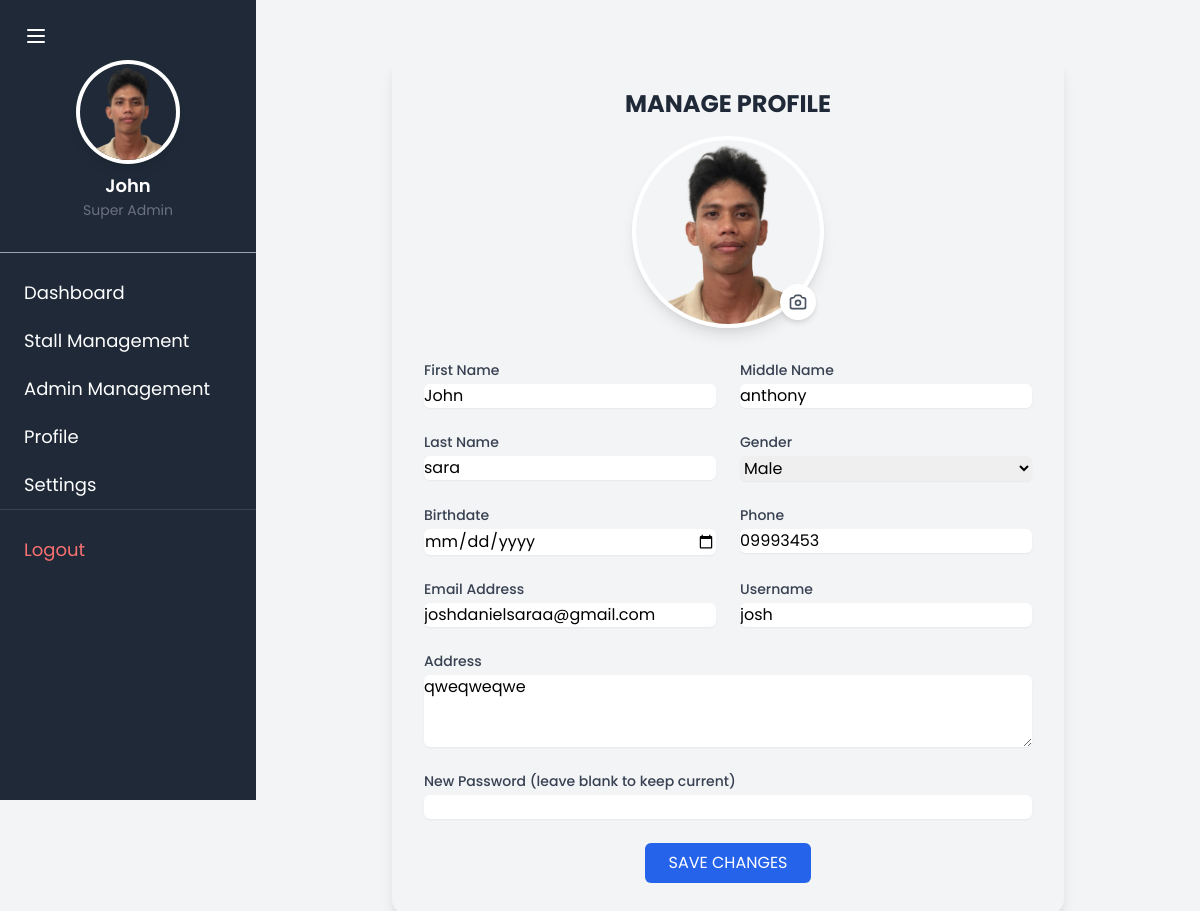
Page /super-admin/profile/ (signed in) on the committed database.
### TriadApp/models.py (models this page shows)
class CustomUser(AbstractUser):
    middle_name = models.CharField(max_length=50, blank=True, null=True)
    gender = models.CharField(max_length=10, blank=True, null=True)
    birthdate = models.DateField(null=True, blank=True)
    phone = models.CharField(max_length=15, blank=True, null=True)
    address = models.TextField(blank=True, null=True)
    profile_image = models.ImageField(upload_to='profile_images/', blank=True, null=True)
    groups = models.ManyToManyField(
        'auth.Group',
        related_name='custom_user_set',
        blank=True,
        help_text='The groups this user belongs to. A user will get all permissions granted to each of their groups.',
        verbose_name='groups',
    )
    user_permissions = models.ManyToManyField(
        'auth.Permission',
        related_name='custom_user_set',
        blank=True,
        help_text='Specific permissions for this user.',
        verbose_name='user permissions',
    )
    class Meta:
        db_table = 'custom_user'

### TriadApp/suoer_admin.py (the view)
# urls.py: path('super-admin/profile/', suoer_admin.super_admin_profile, name='super_admin_profile'),
@superuser_required
def super_admin_profile(request):
    return render(request, 'TriadApp/superadmin/super_admin_profile.html', {
        'user': request.user,
        'super_admin': request.user
    })

### TriadApp/templates/TriadApp/superadmin/super_admin_profile.html (shortened to what this page needs)
{% extends 'TriadApp/superadmin/super_admin.html' %}
{% block content %}
<div class="max-w-2xl mx-auto my-8">
    <div class="bg-gradient-to-b from-orange-50 to-orange-100 rounded-2xl shadow-lg p-8">
        <div class="text-center mb-8">
            <h1 class="text-2xl font-bold text-gray-800 mb-4">MANAGE PROFILE</h1>
            <div class="relative w-48 h-48 mx-auto mb-6">
                {% if user.profile_image %}
                    <img src="{{ user.profile_image.url }}"
                         alt="Profile Picture"
                         class="w-full h-full rounded-full object-cover border-4 border-white shadow-lg"
                         id="profilePreview">
                {% else %}
                    <div class="w-full h-full rounded-full bg-gray-200 border-4 border-white shadow-lg"
                         id="profilePreview"></div>
                {% endif %}
                <label for="profileImage"
                       class="absolute bottom-2 right-2 bg-white rounded-full p-2 shadow-md cursor-pointer hover:bg-gray-50">
                </label>
            </div>
        </div>
        <form method="POST" enctype="multipart/form-data" class="space-y-6" id="profileForm">
            <div class="grid grid-cols-2 gap-6">
                <div>
                    <label for="firstname" class="block text-sm font-medium text-gray-700">First Name</label>
                    <input type="text" id="firstname" name="firstname" value="{{ user.first_name }}"
                           class="mt-1 block w-full rounded-md border-gray-300 shadow-sm focus:border-blue-500 focus:ring-blue-500">
                </div>
                <div>
                    <label for="middle_name" class="block text-sm font-medium text-gray-700">Middle Name</label>
                    <input type="text" id="middle_name" name="middle_name" value="{{ user.middle_name }}"
                           class="mt-1 block w-full rounded-md border-gray-300 shadow-sm focus:border-blue-500 focus:ring-blue-500">
                </div>
                <div>
                    <label for="lastname" class="block text-sm font-medium text-gray-700">Last Name</label>
                    <input type="text" id="lastname" name="lastname" value="{{ user.last_name }}"
                           class="mt-1 block w-full rounded-md border-gray-300 shadow-sm focus:border-blue-500 focus:ring-blue-500">
                </div>
                <div>
                    <label for="gender" class="block text-sm font-medium text-gray-700">Gender</label>
                    <select id="gender" name="gender"
                            class="mt-1 block w-full rounded-md border-gray-300 shadow-sm focus:border-blue-500 focus:ring-blue-500">
                        <option value="Male" {% if user.gender == 'Male' %}selected{% endif %}>Male</option>
                    </select>
                </div>
                <div>
                    <label for="birthdate" class="block text-sm font-medium text-gray-700">Birthdate</label>
                    <input type="date" id="birthdate" name="birthdate" value="{{ user.birthdate|date:'Y-m-d' }}"
                           class="mt-1 block w-full rounded-md border-gray-300 shadow-sm focus:border-blue-500 focus:ring-blue-500">
                </div>
                <div>
                    <label for="phone" class="block text-sm font-medium text-gray-700">Phone</label>
                    <input type="tel" id="phone" name="phone" value="{{ user.phone }}"
                           class="mt-1 block w-full rounded-md border-gray-300 shadow-sm focus:border-blue-500 focus:ring-blue-500">
                </div>
                <div>
                    <label for="email" class="block text-sm font-medium text-gray-700">Email Address</label>
                    <input type="email" id="email" name="email" value="{{ user.email }}"
                           class="mt-1 block w-full rounded-md border-gray-300 shadow-sm focus:border-blue-500 focus:ring-blue-500">
                </div>
                <div>
                    <label for="username" class="block text-sm font-medium text-gray-700">Username</label>
                    <input type="text" id="username" name="username" value="{{ user.username }}"
                           class="mt-1 block w-full rounded-md border-gray-300 shadow-sm focus:border-blue-500 focus:ring-blue-500">
                </div>
                <div class="col-span-2">
                    <label for="address" class="block text-sm font-medium text-gray-700">Address</label>
                    <textarea id="address" name="address" rows="3"
                              class="mt-1 block w-full rounded-md border-gray-300 shadow-sm focus:border-blue-500 focus:ring-blue-500">{{ user.address }}</textarea>
                </div>
                <div class="col-span-2">
                    <label for="password" class="block text-sm font-medium text-gray-700">New Password (leave blank to keep current)</label>
                    <input type="password" id="password" name="password"
                           class="mt-1 block w-full rounded-md border-gray-300 shadow-sm focus:border-blue-500 focus:ring-blue-500">
                </div>
            </div>
            <div class="flex justify-center mt-8">
                <button type="submit"
                        class="px-6 py-2 bg-blue-600 text-white rounded-md hover:bg-blue-700 focus:outline-none focus:ring-2 focus:ring-blue-500 focus:ring-offset-2 transform transition-all duration-200 hover:scale-105">
                    SAVE CHANGES
                </button>
            </div>
        </form>
    </div>
</div>
{% endblock %}

### TriadApp/templates/TriadApp/superadmin/super_admin.html (shortened to what this page needs)
<!DOCTYPE html>
<html lang="en">
<head>
    <link href="https://cdn.jsdelivr.net/npm/tailwindcss@2.2.16/dist/tailwind.min.css" rel="stylesheet">
</head>
<body class="bg-gray-100">
    <div class="flex">
        <button id="sidebarToggle" class="fixed top-4 left-4 z-50 p-2 bg-gray-800 text-white rounded-md hover:bg-gray-700">
            <svg class="w-6 h-6" fill="none" stroke="currentColor" viewBox="0 0 24 24">
                <path stroke-linecap="round" stroke-linejoin="round" stroke-width="2" d="M4 6h16M4 12h16M4 18h16" />
            </svg>
        </button>
        <div id="sidebar" class="w-64 h-screen bg-gray-800 text-white fixed sidebar">
            <div class="p-4 border-b border-gray-400 mt-10">
                <div class="flex flex-col items-center space-y-3 mb-4 mt-2">
                    {% if super_admin.profile_image %}
                        <div class="w-24 h-24 rounded-full overflow-hidden ring-4 ring-white shadow-lg">
                            <img id="profile"
                                 src="{{ super_admin.profile_image.url }}"
                                 alt="Profile Picture"
                                 class="w-full h-full object-cover">
                        </div>
                    {% endif %}
                    <div class="text-center">
                        <h2 class="text-lg font-semibold text-white-800">
                            {{ super_admin.first_name }}
                        </h2>
                        <p class="text-sm text-gray-500">
                            Super Admin
                        </p>
                    </div>
                </div>
            </div>
            <nav class="mt-4">
                <ul>
                    <li>
                        <a href="{% url 'super_admin' %}" class="block py-2.5 px-6 text-lg hover:bg-gray-700">Dashboard</a>
                    </li>
                    <li>
                        <a href="{% url 'add_stall' %}" class="block py-2.5 px-6 text-lg hover:bg-gray-700">Stall Management</a>
                    </li>
                    <li>
                        <a href="{% url 'register_admin' %}" class="block py-2.5 px-6 text-lg hover:bg-gray-700">Admin Management</a>
                    </li>
                    <li>
                        <a href="{% url 'super_admin_profile' %}" class="block py-2.5 px-6 text-lg hover:bg-gray-700">Profile</a>
                    </li>
                    <li>
                        <a href="#" class="block py-2.5 px-6 text-lg hover:bg-gray-700">Settings</a>
                    </li>
                    <li class="mt-auto border-t border-gray-700 pt-4">
                        <a href="{% url 'logout' %}"
                           class="block py-2.5 px-6 text-lg text-red-400 hover:bg-gray-700 hover:text-red-300">
                            <div class="flex items-center">
                                <span>Logout</span>
                            </div>
                        </a>
                    </li>
                </ul>
            </nav>
        </div>
        <div id="mainContent" class="flex-1 ml-64 p-6">
            {% block content %}{% endblock %}
        </div>
    </div>
</body>
</html>

### TriadApp/templates/TriadApp/superadmin/super_admin.html (style rules this page uses)
* { font-family: 'Poppins', sans-serif; }
.sidebar, .flex-1 { transition: all 0.3s ease-in-out; }

### TriadApp/templates/TriadApp/superadmin/super_admin_profile.html (style rules this page uses)
* { font-family: 'Poppins', sans-serif; }

### rows in the picture
CustomUser: profile_image (picture), first_name "John", firstname "John", middle_name "anthony", lastname "sara", gender "Male", phone "09993453", email "joshdanielsaraa@gmail.com", username "josh", address "qweqweqwe"
